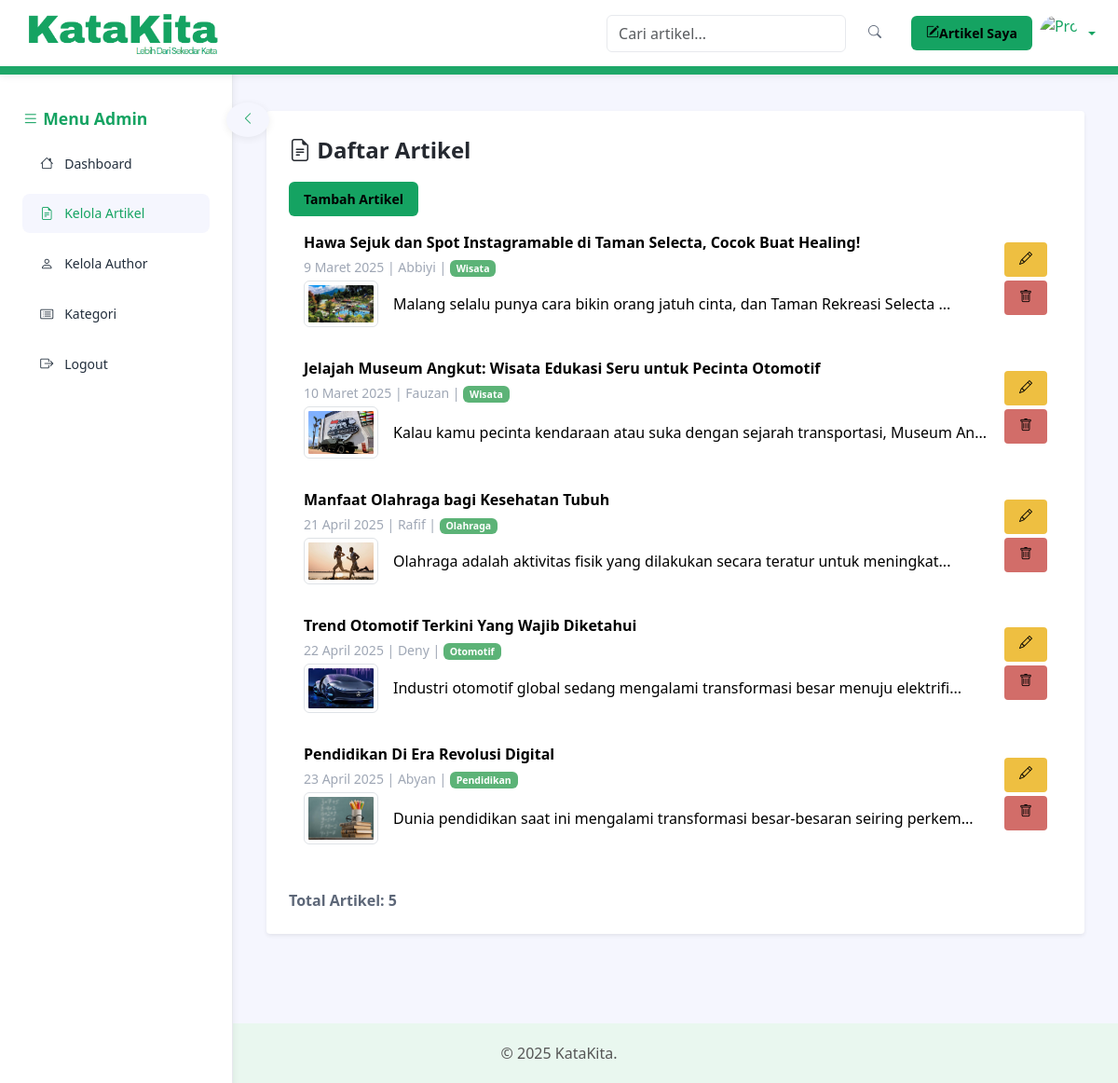
The page /admin/kelola_artikel.php (signed in) on the database its author committed.
### tables this page shows
CREATE TABLE `article` (
  `id` int NOT NULL,
  `date` varchar(20) NOT NULL,
  `title` varchar(255) NOT NULL,
  `content` text NOT NULL,
  `picture` varchar(255) DEFAULT NULL
);

CREATE TABLE `author` (
  `id` int NOT NULL,
  `level` varchar(50) NOT NULL,
  `nickname` varchar(100) NOT NULL,
  `email` varchar(150) NOT NULL,
  `password` varchar(255) NOT NULL
);

CREATE TABLE `category` (
  `id` int NOT NULL,
  `name` varchar(100) NOT NULL,
  `description` text
);

### admin/kelola_artikel.php (the view, shortened to what this page needs)
<?php
include '../koneksi.php';
$where = "";
$sql = "SELECT
    a.id,
    a.title AS judul_artikel,
    a.date AS tanggal_publikasi,
    au.nickname AS nama_penulis,
    c.name AS nama_kategori,
    a.picture AS gambar,
    a.content AS isi_artikel
FROM
    article a
JOIN
    article_author aa ON a.id = aa.article_id
JOIN
    author au ON aa.author_id = au.id
JOIN
    article_category ac ON a.id = ac.article_id
JOIN
    category c ON ac.category_id = c.id
    $where
    ORDER BY a.id ASC";
$result = $koneksi->query($sql);
?>
<!DOCTYPE html>
<html>
<head>
    <link rel="stylesheet" type="text/css" href="../assets/css/portal.css">
</head>
<body class="app">
    <nav class="app-sidepanel" id="sidebarAdmin" style="width:250px;position:fixed;top:5px;left:0;bottom:0;background:#fff;box-shadow:0 2px 8px 0 rgba(0,0,0,0.07);z-index:99;transition:margin-left .3s;">
        <button class="btn btn-light" id="btnToggleSidebar" style="margin-top:100px;">
            <i class="bi bi-chevron-left" id="iconSidebar"></i>
        </button>
        <div class="sidebar-inner d-flex flex-column h-100" style="height:100%;">
            <div class="kategori-panel flex-grow-1">
                <h6><i class="bi bi-list"></i> Menu Admin</h6>
                <ul class="kategori-list list-unstyled">
                    <li><a href="home.php" class="nav-link"><i class="bi bi-house"></i> Dashboard</a></li>
                    <li><a href="kelola_artikel.php" class="nav-link active"><i class="bi bi-file-earmark-text"></i> Kelola Artikel</a></li>
                    <li><a href="kelola_author.php" class="nav-link"><i class="bi bi-person"></i> Kelola Author</a></li>
                    <li><a href="kategori.php" class="nav-link"><i class="bi bi-card-list"></i> Kategori</a></li>
                    <li><a href="../logout.php" class="nav-link"><i class="bi bi-box-arrow-right"></i> Logout</a></li>
                </ul>
            </div>
        </div>
    </nav>
    <header class="app-header d-flex align-items-center justify-content-between px-4" style="background:#fff; box-shadow:0 2px 8px 0 rgba(0,0,0,0.07); height:80px; position:fixed; top:0; left:0; right:0; z-index:100;">
        <div class="d-flex align-items-center">
            <a href="home.php">
                <img src="../assets/images/namawebsite.png" alt="KataKita" class="me-4" style="height:58px;">
            </a>
        </div>
        <div class="d-flex align-items-center">
            <form class="d-flex me-3" method="get">
                <input class="form-control me-2" type="search" name="q" placeholder="Cari artikel..." aria-label="Search" style="min-width:180px;" value="<?php echo isset($_GET['q']) ? htmlspecialchars($_GET['q']) : ''; ?>">
                <button class="btn btn-outline-secondary" type="submit"><i class="bi bi-search"></i></button>
            </form>
            <a href="kelola_artikel.php?author=<?php echo urlencode($_SESSION['nickname']); ?>" class="btn btn-primary me-2 d-none d-md-inline">
                <i class="bi bi-pencil-square"></i>Artikel Saya
            </a>
            <div class="dropdown">
                <a href="#" class="d-flex align-items-center text-decoration-none dropdown-toggle" id="dropdownProfile" data-bs-toggle="dropdown" aria-expanded="false">
                    <img src="../assets/images/profile.png" alt="Profile" width="40" height="40" class="rounded-circle me-2" style="object-fit:cover;">
                </a>
            </div>
        </div>
    </header>
    <div class="app-wrapper " style="margin-top:39px;">
        <main class="app-content p-4">
            <div class="container-fluid">
                <div class="row mb-4">
                    <div class="col">
                        <div class="app-card shadow-sm p-4">
                            <div class="main-title mb-3"><i class="bi bi-file-earmark-text"></i> Daftar Artikel</div>
                            <button type="button" class="btn btn-primary" data-bs-toggle="modal" data-bs-target="#modalFormArtikel">
                                Tambah Artikel
                            </button>
                            <div class="table-responsive">
                                <table class="table table-hover align-middle">
                                    <tbody>
                                        <?php if ($result->num_rows > 0): ?>
                                            <?php while ($row = $result->fetch_assoc()): ?>
                                                <tr style="position:relative;">
                                                    <td colspan="6" style="padding:0; border:none;">
                                                        <div class="app-card-body d-flex align-items-center" style="position:relative; padding:1rem;">
                                                            <div class="flex-grow-1">
                                                                <div class="fw-bold mb-1">
                                                                    <?php echo htmlspecialchars($row['judul_artikel']); ?>
                                                                </div>
                                                                <div class="small text-muted mb-1">
                                                                    <?php echo htmlspecialchars($row['tanggal_publikasi']); ?> |
                                                                    <?php echo htmlspecialchars($row['nama_penulis']); ?> |
                                                                    <span class="badge bg-success"><?php echo htmlspecialchars($row['nama_kategori']); ?></span>
                                                                </div>
                                                                <div class="d-flex align-items-center gap-3">
                                                                    <?php if (!empty($row['gambar'])): ?>
                                                                        <img src="../picture/<?php echo htmlspecialchars($row['gambar']); ?>" alt="Gambar Artikel" class="img-thumbnail" style="max-width:80px;">
                                                                    <?php else: ?>
                                                                        <span class="text-muted">Tidak ada gambar</span>
                                                                    <?php endif; ?>
                                                                    <span><?php echo htmlspecialchars(mb_strimwidth(strip_tags($row['isi_artikel']), 0, 80, "...")); ?></span>
                                                                </div>
                                                            </div>
                                                            <div class="ms-3 d-flex flex-column align-items-end" style="z-index:3;">
                                                                <a href="#"
                                                                    class="btn btn-sm btn-warning mb-1 btn-edit-artikel"
                                                                    title="Edit"
                                                                    data-id="<?php echo $row['id']; ?>"
                                                                    data-bs-toggle="modal"
                                                                    data-bs-target="#modalFormArtikel">
                                                                    <i class="bi bi-pencil"></i>
                                                                </a>
                                                                <a href="hapus_artikel.php?id=<?php echo $row['id']; ?>" class="btn btn-sm btn-danger" title="Hapus" onclick="return confirm('Yakin ingin menghapus artikel ini?');"><i class="bi bi-trash"></i></a>
                                                            </div>
                                                            <a class="app-card-link-mask" href="detail_artikel.php?id=<?php echo $row['id']; ?>" style="position:absolute;top:0;left:0;width:100%;height:100%;z-index:2;"></a>
                                                        </div>
                                                    </td>
                                                </tr>
                                            <?php endwhile; ?>
                                        <?php else: ?>
                                            <tr>
                                                <td colspan="6" class="text-center text-muted">Tidak ada artikel ditemukan.</td>
                                            </tr>
                                        <?php endif; ?>
                                    </tbody>
                                </table>
                            </div>
                            <div class="mt-3 text-start">
                                <strong>Total Artikel: <?php echo $result ? $result->num_rows : 0; ?></strong>
                            </div>
                        </div>
                    </div>
                </div>
            </div>
        </main>
    </div>
    <link rel="stylesheet" href="https://cdn.jsdelivr.net/npm/bootstrap-icons@1.11.3/font/bootstrap-icons.css">
        <footer class="app-footer mt-5" style="background:#e9f7ef; padding:20px 0;">
        <div class="container-xl text-center">
            <p class="mb-0" style="color:#555;">&copy; 2025 KataKita.</p>
        </div>
    </footer>
</body>
</html>

### rows shown on the page
article: title "Hawa Sejuk dan Spot Instagramable di Taman Selecta, Cocok Buat Healing!", date "9 Maret 2025", author.nickname "Abbiyi", category.name "Wisata", picture (picture), content "Malang selalu punya cara bikin orang jatuh cinta, dan Taman Rekreasi Selecta ...", $row['id'] 1 (drawn)
article: title "Jelajah Museum Angkut: Wisata Edukasi Seru untuk Pecinta Otomotif", date "10 Maret 2025", author.nickname "Fauzan", category.name "Wisata", picture (picture), content "Kalau kamu pecinta kendaraan atau suka dengan sejarah transportasi, Museum An..."
article: title "Manfaat Olahraga bagi Kesehatan Tubuh", date "21 April 2025", author.nickname "Rafif", category.name "Olahraga", picture (picture), content "Olahraga adalah aktivitas fisik yang dilakukan secara teratur untuk meningkat..."
article: title "Trend Otomotif Terkini Yang Wajib Diketahui", date "22 April 2025", author.nickname "Deny", category.name "Otomotif", picture (picture), content "Industri otomotif global sedang mengalami transformasi besar menuju elektrifi..."
article: title "Pendidikan Di Era Revolusi Digital", date "23 April 2025", author.nickname "Abyan", category.name "Pendidikan", picture (picture), content "Dunia pendidikan saat ini mengalami transformasi besar-besaran seiring perkem..."

### other values the page prints
$result->num_rows "5"
